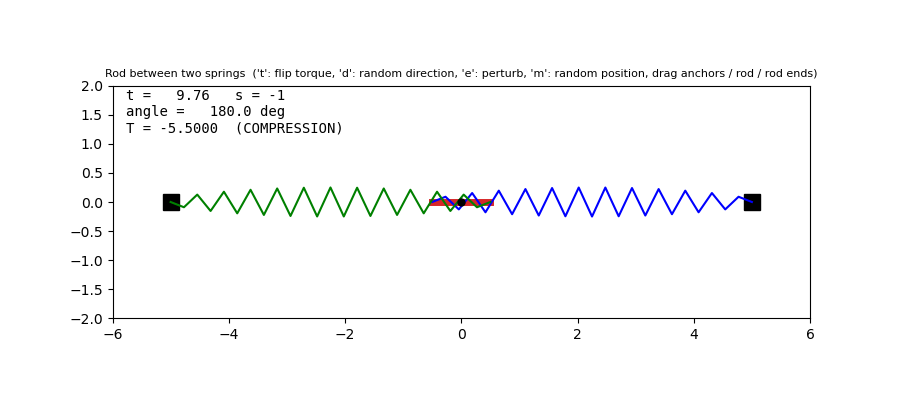

The script that drew this image:
"""
Rod between two springs: interactive simulation.

State y = [r (3), v (3), u (3), omega (3)]
  r     : center of mass
  u     : unit vector along the rod (RA = r + L/2 u, RB = r - L/2 u)
  omega : angular velocity

Equations of motion
  m r'' = FA + FB - gamma r'
  I omega' = s * torque - gamma_r * omega,   u' = omega x u
  s = -1 : the rod rotates opposite to the torque,  s = +1 : normal physics

Controls
  t            flip the sign s of the torque
  d            randomize the rod direction
  e            small random perturbation of position and direction
  m            randomize the rod position
  mouse drag   black squares: move the spring anchors
               rod body: move the rod
               rod ends: rotate the rod about its center
  Ctrl+S       save the figure
Click the plot window first so it has keyboard focus.
"""
import numpy as np
import matplotlib.pyplot as plt
from matplotlib.animation import FuncAnimation

# Keep only Ctrl+S for saving (must run before the figure is created)
plt.rcParams["keymap.save"] = ["ctrl+s"]

# ---------------- Parameters ----------------
L = 1.0
k = 1.0
l0 = 0.0                       # spring rest length (0 -> ideal zero-length spring)
m = 1.0
I = m * L**2 / 12.0            # thin rod about its center
gamma = 1.0                    # translational friction
gamma_r = 1.0                  # rotational friction
s = -1.0                       # torque sign, flipped with 't'

RA_spring = np.array([5.0, 0.0, 0.0])
RB_spring = np.array([-5.0, 0.0, 0.0])

dt = 0.005                     # integration step
substeps = 4                   # integration steps per animation frame
print_every = 10               # print the diagnostic every N frames

# ---------------- Random helpers ----------------
RANDOM_3D = False              # False: stay in the xy plane, True: full 3D randomization
rng = np.random.default_rng()

def random_direction():
    if RANDOM_3D:
        v = rng.normal(size=3)
        return v / np.linalg.norm(v)
    th = rng.uniform(0.0, 2.0 * np.pi)
    return np.array([np.cos(th), np.sin(th), 0.0])

# Small perturbation ('e')
POS_PERTURB = 0.05             # max displacement of the center of mass
DIR_PERTURB = 0.10             # approx. max rotation of the rod (radians)

def perturb(y):
    """Kick position and direction slightly; velocities are left unchanged."""
    if RANDOM_3D:
        dr = rng.uniform(-POS_PERTURB, POS_PERTURB, size=3)
        du = rng.normal(size=3)
    else:
        dr = np.append(rng.uniform(-POS_PERTURB, POS_PERTURB, size=2), 0.0)
        du = np.append(rng.normal(size=2), 0.0)
    y[0:3] += dr
    u = y[6:9] + DIR_PERTURB * rng.uniform() * du / np.linalg.norm(du)
    y[6:9] = u / np.linalg.norm(u)
    return dr

# Random position ('m')
POS_RANGE_X = 3.0
POS_RANGE_Y = 1.0
POS_RANGE_Z = 1.0              # only used if RANDOM_3D = True

def random_position():
    z = rng.uniform(-POS_RANGE_Z, POS_RANGE_Z) if RANDOM_3D else 0.0
    return np.array([rng.uniform(-POS_RANGE_X, POS_RANGE_X),
                     rng.uniform(-POS_RANGE_Y, POS_RANGE_Y),
                     z])

# ---------------- Physics ----------------
def spring_force(R_end, R_anchor):
    d = R_end - R_anchor
    dist = np.linalg.norm(d)
    if dist < 1e-12:
        return np.zeros(3)
    return -k * (dist - l0) * d / dist

def forces(y):
    r, u = y[0:3], y[6:9]
    u = u / np.linalg.norm(u)
    RA = r + 0.5 * L * u
    RB = r - 0.5 * L * u
    return spring_force(RA, RA_spring), spring_force(RB, RB_spring), RA, RB

def rhs(y):
    r, v, u, w = y[0:3], y[3:6], y[6:9], y[9:12]
    u = u / np.linalg.norm(u)
    FA, FB, RA, RB = forces(y)
    torque = np.cross(RA - r, FA) + np.cross(RB - r, FB)
    return np.concatenate([v,
                           (FA + FB - gamma * v) / m,
                           np.cross(w, u),
                           (s * torque - gamma_r * w) / I])

def rk4_step(y, h):
    k1 = rhs(y)
    k2 = rhs(y + 0.5 * h * k1)
    k3 = rhs(y + 0.5 * h * k2)
    k4 = rhs(y + h * k3)
    y = y + h / 6 * (k1 + 2 * k2 + 2 * k3 + k4)
    y[6:9] /= np.linalg.norm(y[6:9])        # keep u a unit vector
    return y

def tension(y):
    """T > 0: tension, T < 0: compression.
       T = 1/2 u.(FA - FB)   (static spring contribution only)"""
    u = y[6:9] / np.linalg.norm(y[6:9])
    FA, FB, _, _ = forces(y)
    return 0.5 * np.dot(u, FA - FB)

def state_label(T, tol=1e-9):
    if T > tol:
        return "TENSION"
    if T < -tol:
        return "COMPRESSION"
    return "ZERO"

# ---------------- Initial state ----------------
theta0 = np.deg2rad(30)
y = np.concatenate([np.zeros(3), np.zeros(3),
                    [np.cos(theta0), np.sin(theta0), 0.0], np.zeros(3)])
t = 0.0
trail_x, trail_y = [], []

# ---------------- Visualization ----------------
def coil(p0, p1, n_coils=12, amp=0.25):
    """Zig-zag spring drawn between points p0 and p1 (xy projection)."""
    p0, p1 = p0[:2], p1[:2]
    d = p1 - p0
    length = np.linalg.norm(d)
    if length < 1e-9:
        return np.array([p0[0]]), np.array([p0[1]])
    e = d / length
    nrm = np.array([-e[1], e[0]])
    n = 2 * n_coils + 1
    s_ = np.linspace(0, 1, n)
    pts = p0[None, :] + s_[:, None] * d[None, :]
    off = amp * np.where(np.arange(n) % 2 == 0, 1, -1) * np.sin(np.pi * s_)**0.5
    off[0] = off[-1] = 0
    pts += off[:, None] * nrm[None, :]
    return pts[:, 0], pts[:, 1]

fig, ax = plt.subplots(figsize=(9, 4))
ax.set_aspect("equal")
ax.set_xlim(-6, 6)
ax.set_ylim(-2, 2)
ax.set_title("Rod between two springs  ('t': flip torque, 'd': random direction, "
             "'e': perturb, 'm': random position, drag anchors / rod / rod ends)",
             fontsize=8)
anchorA, = ax.plot([RA_spring[0]], [RA_spring[1]], "s", color="k", ms=12)
anchorB, = ax.plot([RB_spring[0]], [RB_spring[1]], "s", color="k", ms=12)
rod_line, = ax.plot([], [], "-", lw=5)
spA, = ax.plot([], [], "b-", lw=1.5)
spB, = ax.plot([], [], "g-", lw=1.5)
com, = ax.plot([], [], "ko", ms=5)
trail, = ax.plot([], [], "k:", lw=0.8)
txt = ax.text(0.02, 0.80, "", transform=ax.transAxes, family="monospace")

# ---------------- Key handling ----------------
def on_key(event):
    global s, y
    if event.key == "t":
        s = -s
        print(f"\n*** s flipped: s = {s:+.0f} ***\n")
    elif event.key == "d":
        y[6:9] = random_direction()
        y[9:12] = 0.0                  # reset spin so it doesn't carry over
        ang = np.degrees(np.arctan2(y[7], y[6]))
        print(f"\n*** rod direction randomized: angle = {ang:.1f} deg ***\n")
    elif event.key == "e":
        dr = perturb(y)
        ang = np.degrees(np.arctan2(y[7], y[6]))
        print(f"\n*** perturbed: dr = ({dr[0]:+.3f}, {dr[1]:+.3f}, {dr[2]:+.3f}), "
              f"new angle = {ang:.1f} deg ***\n")
    elif event.key == "m":
        y[0:3] = random_position()
        y[3:6] = 0.0                   # reset translational velocity
        trail_x.clear()                # avoid a line jumping across the plot
        trail_y.clear()
        print(f"\n*** position randomized: r = ({y[0]:+.3f}, {y[1]:+.3f}, {y[2]:+.3f}) ***\n")

fig.canvas.mpl_connect("key_press_event", on_key)

# ---------------- Mouse dragging: anchors and rod ----------------
PICK_RADIUS = 0.4              # grab distance for anchors and rod ends (data units)
ROD_PICK_WIDTH = 0.2           # grab distance to the rod body (data units)
dragging = None                # None, "A", "B" (anchors), "rod_move", "rod_rotate"
grab_offset = np.zeros(2)      # rod_move: r - mouse at grab time
grab_end = 1.0                 # rod_rotate: +1 if end A grabbed, -1 if end B

def toolbar_active():
    """True if the zoom/pan tool is on, so we don't fight with it."""
    tb = getattr(fig.canvas, "toolbar", None)
    mode = getattr(tb, "mode", "")
    mode = getattr(mode, "value", mode)
    return str(mode) != ""

def point_segment_distance(p, a, b):
    ab = b - a
    tt = np.clip(np.dot(p - a, ab) / np.dot(ab, ab), 0.0, 1.0)
    return np.linalg.norm(p - (a + tt * ab))

def on_press(event):
    global dragging, grab_offset, grab_end
    if event.inaxes is not ax or event.button != 1 or toolbar_active():
        return
    p = np.array([event.xdata, event.ydata])
    # priority 1: spring anchors
    dA = np.linalg.norm(p - RA_spring[:2])
    dB = np.linalg.norm(p - RB_spring[:2])
    if min(dA, dB) <= PICK_RADIUS:
        dragging = "A" if dA <= dB else "B"
        (anchorA if dragging == "A" else anchorB).set_color("tab:orange")
        return
    # priority 2: rod ends -> rotate; priority 3: rod body -> translate
    _, _, RA, RB = forces(y)
    eA = np.linalg.norm(p - RA[:2])
    eB = np.linalg.norm(p - RB[:2])
    if min(eA, eB) <= PICK_RADIUS:
        dragging = "rod_rotate"
        grab_end = 1.0 if eA <= eB else -1.0
        com.set_color("tab:orange")
    elif point_segment_distance(p, RB[:2], RA[:2]) <= ROD_PICK_WIDTH:
        dragging = "rod_move"
        grab_offset = y[0:2] - p
        com.set_color("tab:orange")

def on_motion(event):
    if dragging is None or event.inaxes is not ax:
        return
    p = np.array([event.xdata, event.ydata])
    if dragging in ("A", "B"):
        target = RA_spring if dragging == "A" else RB_spring
        target[0], target[1] = p                       # in place; z stays 0
    elif dragging == "rod_move":
        y[0:2] = p + grab_offset                       # translate, orientation unchanged
    elif dragging == "rod_rotate":
        d = p - y[0:2]                                 # rotate about the center of mass
        n = np.linalg.norm(d)
        if n > 1e-6:
            y[6:9] = np.array([grab_end * d[0] / n, grab_end * d[1] / n, 0.0])

def on_release(event):
    global dragging
    if dragging is None:
        return
    if dragging in ("A", "B"):
        (anchorA if dragging == "A" else anchorB).set_color("k")
        print(f"\n*** anchors: RAspring = ({RA_spring[0]:+.2f}, {RA_spring[1]:+.2f}), "
              f"RBspring = ({RB_spring[0]:+.2f}, {RB_spring[1]:+.2f}) ***\n")
    else:
        com.set_color("k")
        trail_x.clear()
        trail_y.clear()
        ang = np.degrees(np.arctan2(y[7], y[6]))
        print(f"\n*** rod released: r = ({y[0]:+.3f}, {y[1]:+.3f}), angle = {ang:.1f} deg ***\n")
    dragging = None

fig.canvas.mpl_connect("button_press_event", on_press)
fig.canvas.mpl_connect("motion_notify_event", on_motion)
fig.canvas.mpl_connect("button_release_event", on_release)

# ---------------- Animation ----------------
frame_count = 0

def update(_):
    global y, t, frame_count
    if dragging in ("rod_move", "rod_rotate"):
        y[3:6] = 0.0                   # rod is held by the mouse: no motion,
        y[9:12] = 0.0                  # velocities zeroed so there is no kick on release
    else:
        for _ in range(substeps):
            y = rk4_step(y, dt)
            t += dt
    frame_count += 1

    r, u = y[0:3], y[6:9]
    _, _, RA, RB = forces(y)
    T = tension(y)
    label = state_label(T)

    rod_line.set_data([RB[0], RA[0]], [RB[1], RA[1]])
    rod_line.set_color("tab:blue" if T > 0 else "tab:red")   # blue = tension, red = compression
    spA.set_data(*coil(RA_spring, RA))
    spB.set_data(*coil(RB_spring, RB))
    anchorA.set_data([RA_spring[0]], [RA_spring[1]])
    anchorB.set_data([RB_spring[0]], [RB_spring[1]])
    com.set_data([r[0]], [r[1]])
    trail_x.append(r[0])
    trail_y.append(r[1])
    trail.set_data(trail_x, trail_y)

    ang = np.degrees(np.arctan2(u[1], u[0]))
    txt.set_text(f"t = {t:6.2f}   s = {s:+.0f}\n"
                 f"angle = {ang:7.1f} deg\n"
                 f"T = {T:+.4f}  ({label})")

    if frame_count % print_every == 0:
        print(f"t={t:7.2f}  s={s:+.0f}  angle={ang:8.2f} deg  "
              f"T={T:+.5f}  -> {label}")
    return rod_line, spA, spB, anchorA, anchorB, com, trail, txt

ani = FuncAnimation(fig, update, interval=20, blit=False, cache_frame_data=False)
plt.show()
